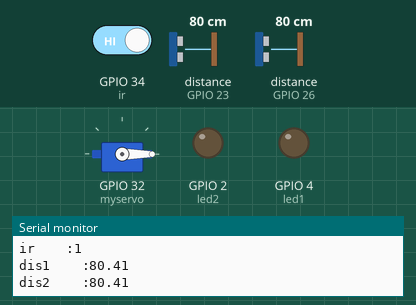
Simulated run of this sketch. Board: ESP32. Parts: servo, output pins drawn as LEDs (lit = HIGH), the last lines printed to the serial monitor. Wiring (inferred from the names in the program): 2 × ultrasonic range finder: trigger GPIO 22, echo GPIO 23 / trigger GPIO 25, echo GPIO 26. The test bench sets the inputs (shaded band); at power-on: GPIO 34 (ir) HIGH, distance to the obstacle (sensors on GPIO 23, GPIO 26) 80 cm. The echo pulse lasts 58.3 µs per cm; WiFi joins after 1.5 s; servers stay silent unless stated; pins used as bus, display or sensor lines are not drawn.

Above: at 2.8 s.
2.9 s: GPIO 34 (ir) driven LOW
At 4.2 s:
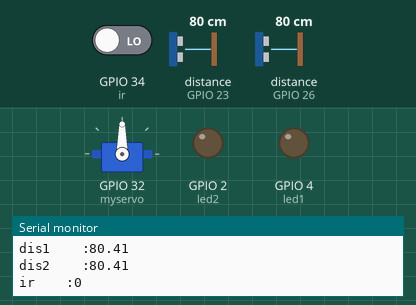
9.3 s: distance to the obstacle (sensor on GPIO 23) set to 11 cm
12.1 s: distance to the obstacle (sensor on GPIO 23) set to 8 cm
17.1 s: distance to the obstacle (sensor on GPIO 23) set to 18 cm
At 22.9 s:
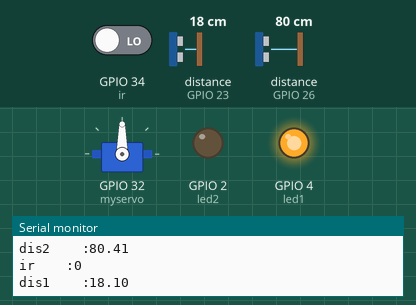
At 26.5 s:
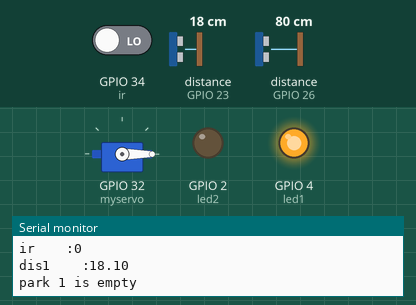
Timing chart, 0 to 36.1 s (numbered marks = the images above; inputs shaded):
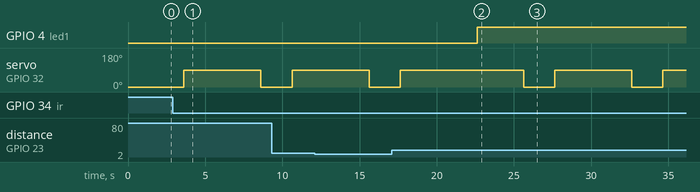

Measured:
- after the input at 2.9 s, servo on GPIO 32 (myservo): 0° → 90° after 0.71 s, → 0° 5.0 s later
- after the input at 17.1 s, GPIO 4 (led1): LOW → HIGH after 5.5 s

The sketch:

sketch_dec11a.ino
```cpp
#include <WiFi.h>
#include <ESP32Servo.h>
// #include <LiquidCrystal_I2c.h>
//#include<Esp32WiFi.h>
const char* ssid = "WE2BDDA1";          // Enter SSID here
const char* password = "K9121012@";  //Enter Password here
//ESP32WebServer server(80);.
WiFiServer server(80);
// Variable to store the HTTP request
String header;

// Auxiliar variables to store the current output state
String output26State = "off";
String output27State = "off";

// Current time
unsigned long currentTime = millis();
// Previous time
unsigned long previousTime = 0;
// Define timeout time in milliseconds (example: 2000ms = 2s)
const long timeoutTime = 2000;

Servo myservo;
bool tmp1=false;
bool tmp2=false;
float dis1 , duration1 , dis2 , duration2;
int ir = 34;
bool t ;
int trigPin1 = 22 , echoPin1 = 23 , trigPin2 = 25 , echoPin2 = 26 ;
int led1 = 4 , led2 = 2;
void setup() {
  pinMode(ir,INPUT);
  myservo.attach(32);
  myservo.write(0);
  pinMode(trigPin1,OUTPUT);//trig
  pinMode(echoPin1,INPUT);
  pinMode(trigPin2,OUTPUT);//trig
  pinMode(echoPin2,INPUT);
  pinMode(led1,OUTPUT);
  pinMode(led2,OUTPUT);

//web server code
  //////////////////////////////////////////////////////
  WiFi.softAP(ssid, password);
  IPAddress IP = WiFi.softAPIP();
  Serial.print("AP IP address: ");
  Serial.println(IP);

  // Print ESP32 Local IP Address
  Serial.println(WiFi.localIP());
  delay(100);

  Serial.begin(115200);
 // Connect to Wi-Fi network with SSID and password
  Serial.print("Connecting to ");
  Serial.println(ssid);
  WiFi.begin(ssid, password);
  while (WiFi.status() != WL_CONNECTED) {
    delay(500);
    Serial.print(".");
  }
  // Print local IP address and start web server
  Serial.println("");
  Serial.println("WiFi connected.");
  Serial.println("IP address: ");
  Serial.println(WiFi.localIP());
  server.begin();

}

void loop() {

int v = digitalRead(ir);
Serial.print("ir    :");
Serial.println(v);
if(v==0 && (output27State == "off" || output26State == "off"))
{
  myservo.write(90);
  delay(5000);
  myservo.write(0);
}
else if (v==0 && output27State == "on" && output26State == "on")
{
  myservo.write(0);
}
digitalWrite(trigPin1 , LOW);
delayMicroseconds(5);
digitalWrite(trigPin1 , HIGH);
delayMicroseconds(5);
digitalWrite(trigPin1 , LOW);
duration1 = pulseIn(echoPin1, HIGH);
dis1 = duration1/29/2;
Serial.print("dis1    :");
Serial.println(dis1);
if(dis1 < 10)
{
  digitalWrite(led1 , LOW);
  tmp1=true;
  Serial.println("park 1 is full");
  output26State = "on";

}
else if (dis1 > 10 && tmp1 == true)
{
  digitalWrite(led1 , HIGH);
  myservo.write(90);
  delay(3000);
  myservo.write(0);
  tmp1 = false;
  Serial.println("park 1 is empty");
  output26State = "off";
}


  delay(1000);
digitalWrite(trigPin2 , LOW);
delayMicroseconds(5);
digitalWrite(trigPin2 , HIGH);
delayMicroseconds(5);
digitalWrite(trigPin2 , LOW);
duration2 = pulseIn(echoPin2, HIGH);
dis2 = duration2/29/2;
  Serial.print("dis2    :");

Serial.println(dis2);
if(dis2 < 10 )
{
  digitalWrite(led2 , LOW);
  tmp2=true;
  Serial.println("park 2 is full");
  output27State = "on";
}
else if (dis2 > 10 && tmp2==true)
{
  digitalWrite(led2 , HIGH);
  myservo.write(90);
  delay(3000);
  myservo.write(0);
  tmp2 = false;
  Serial.println("park 2 is empty");
  output27State = "off";
}
delay(1000);


 WiFiClient client = server.available();  // Listen for incoming clients
  if (client) {                            // If a new client connects,
    currentTime = millis();
    previousTime = currentTime;
    Serial.println("New Client.");                                             // print a message out in the serial port
    String currentLine = "";                                                   // make a String to hold incoming data from the client
    while (client.connected() && currentTime - previousTime <= timeoutTime) {  // loop while the client's connected
      currentTime = millis();
      if (client.available()) {  // if there's bytes to read from the client,
        char c = client.read();  // read a byte, then
        Serial.write(c);         // print it out the serial monitor
        header += c;
        if (c == '\n') {  // if the byte is a newline character
          // if the current line is blank, you got two newline characters in a row.
          // that's the end of the client HTTP request, so send a response:
          if (currentLine.length() == 0) {

            // HTTP headers always start with a response code (e.g. HTTP/1.1 200 OK)
            // and a content-type so the client knows what's coming, then a blank line:
            client.println("HTTP/1.1 200 OK");
            client.println("Content-type:text/html");
            client.println("Connection: close");
            client.println();


            // Display the HTML web page
            client.println("<!DOCTYPE html><html>");
            client.println("<head><meta name=\"viewport\" content=\"width=device-width, initial-scale=1\">");
            client.println("<link rel=\"icon\" href=\"data:,\">");

            // Web Page Heading
            client.println("<body><h1>Parking System Web Server</h1>");

            // Display current state, and ON/OFF buttons for GPIO 26
            client.println("<p>GPIO 26 - State " + output26State + "</p>");

            // Display current state, and ON/OFF buttons for GPIO 27
            client.println("<p>GPIO 27 - State " + output27State + "</p>");

            client.println("</body></html>");
            client.println();
            header = "";
            // Close the connection
            client.stop();
            Serial.println("Client disconnected.");
            Serial.println("");
            client.println();
            // Break out of the while loop
            break;
          } else {  // if you got a newline, then clear currentLine
            currentLine = "";
          }
        } else if (c != '\r') {  // if you got anything else but a carriage return character,
          currentLine += c;      // add it to the end of the currentLine
        }
      }
    }
    // Clear the header variable
    header = "";
    // Close the connection
    client.stop();
    Serial.println("Client disconnected.");
    Serial.println("");
  }


}


//  digitalWrite(D0,HIGH );
//  digitalWrite(D4, LOW );
//  delay(1000);
//
//  digitalWrite(D0,LOW );
//  digitalWrite(D4,HIGH );
//  delay(1000);
```
